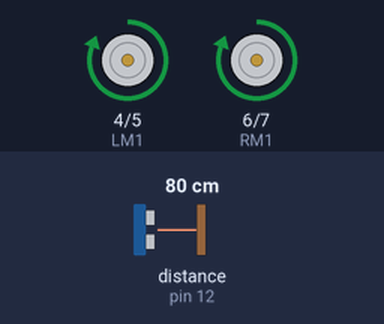
The sketch below on a simulated Arduino Uno, built with avr-gcc and run on an emulated ATmega328P. Shown: motor-driver pin pairs drawn as motors (green arrow = first pin HIGH = forward, orange = second pin HIGH = backward, longer = more drive). The test bench sets the inputs (shaded band); at power-on: distance to the obstacle (sensor on pin 12) 80 cm. The echo pulse lasts 58.3 µs per cm.

Above: at 1.2 s.
1.3 s: distance to the obstacle (sensor on pin 12) set to 7 cm
2.8 s: distance to the obstacle (sensor on pin 12) set to 4 cm
At 5.2 s:
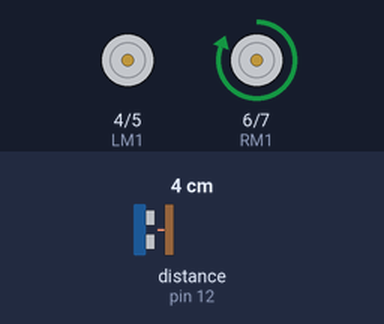
5.7 s: distance to the obstacle (sensor on pin 12) set to 9 cm
At 6.4 s:
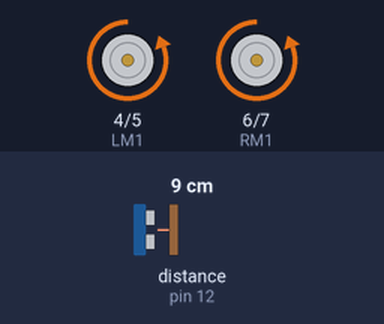
8.7 s: distance to the obstacle (sensor on pin 12) set to 2 cm
At 9.2 s:
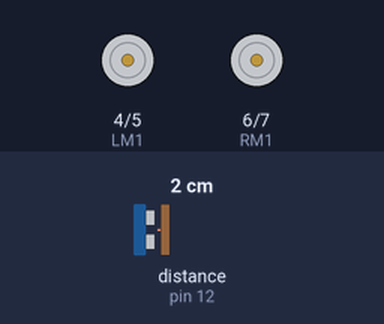
Timing chart, 0 to 12.6 s (numbered marks = the images above; inputs shaded):
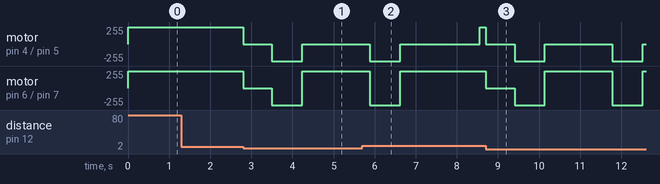

The sketch:

ONLY_OBSTACLE_AVOIDANCE.ino
```cpp
//covering the ir sensor gives a low output
//*------ Arduino Line Follower Code----- */
// header file for ultrasonic sensor
#include <NewPing.h>

/*-------definning Outputs------*/
#define LM1 4      // left motor
#define LM2 5      // left motor
#define RM1 6      // right motor
#define RM2 7      // right motor

#define LME 8      // right motor enable for pwm
#define RME 9      // left motor enable for pwm

#define ultrasonicTrigger 11
#define ultrasonicEcho 12
#define maxDistance 400
#define MIN_DISTANCE_FROM_OBJECT 5

NewPing ultrasonic(ultrasonicTrigger, ultrasonicEcho, maxDistance);

void setup()
{
  pinMode(LM1, OUTPUT);
  pinMode(LM2, OUTPUT);
  pinMode(RM1, OUTPUT);
  pinMode(RM2, OUTPUT);

  pinMode(ultrasonicTrigger, OUTPUT);
  pinMode(ultrasonicEcho, INPUT);
}

void loop()
{
  if((obstacle_detection())==1)     // stop
  {
    stop_moving();

    while(obstacle_detection())
    {
      delay(200);
      diversion();
    }
    delay(1000);
  }
  else
  {
    move_forward();
  }
}

void move_forward()
{
   digitalWrite(LM1, HIGH);
   digitalWrite(LM2, LOW);
   digitalWrite(RM1, HIGH);
   digitalWrite(RM2, LOW);
   return;
}

void move_left()
{
   digitalWrite(LM1, HIGH);
   digitalWrite(LM2, LOW);
   digitalWrite(RM1, LOW);
   digitalWrite(RM2, LOW);
   return;
}

void move_right()
{
   digitalWrite(LM1, LOW);
   digitalWrite(LM2, LOW);
   digitalWrite(RM1, HIGH);
   digitalWrite(RM2, LOW);
   return;
}

void stop_moving()
{
   digitalWrite(LM1, LOW);
   digitalWrite(LM2, LOW);
   digitalWrite(RM1, LOW);
   digitalWrite(RM2, LOW);
   return;
}

int obstacle_detection()
{
  int distance = ultrasonic.ping_cm();
  return ((distance > 0) && (distance <= MIN_DISTANCE_FROM_OBJECT));
}

void diversion()
{
  unsigned int i;
  delay(500);
  for(i=0 ; i<3000 ; i++)
  {
    move_back();
  }
  delay(500);
  for(i=0 ; i<60000 ; i++)  //turn right
  {
    move_right();
  }
  return;
}

void move_back()
{
  unsigned int i;

  for(i=0 ; i<5 ; i++)
  {
   digitalWrite(LM1, LOW);
   digitalWrite(LM2, HIGH);
   digitalWrite(RM1, LOW);
   digitalWrite(RM2, HIGH);
  }
   return;
}
```

Measured:
- the behaviour switches between 6 and 5 cm on distance to the obstacle (sensor on pin 12) (found by bisection; images 0 and 1)
- after the input at 1.3 s, every drawn part: stays the same
- after the input at 2.8 s, motor on pin 4 (LM1) / pin 5 (LM2): forward 255/255 → stopped at once, → backward 255/255 0.70 s later, → stopped 0.74 s later; motor on pin 6 (RM1) / pin 7 (RM2): forward 255/255 → stopped at once, → backward 255/255 0.70 s later, → forward 255/255 0.74 s later
- after the input at 5.7 s, motor on pin 6 (RM1) / pin 7 (RM2): goes on until 6.6 s, then stays forward 255/255
